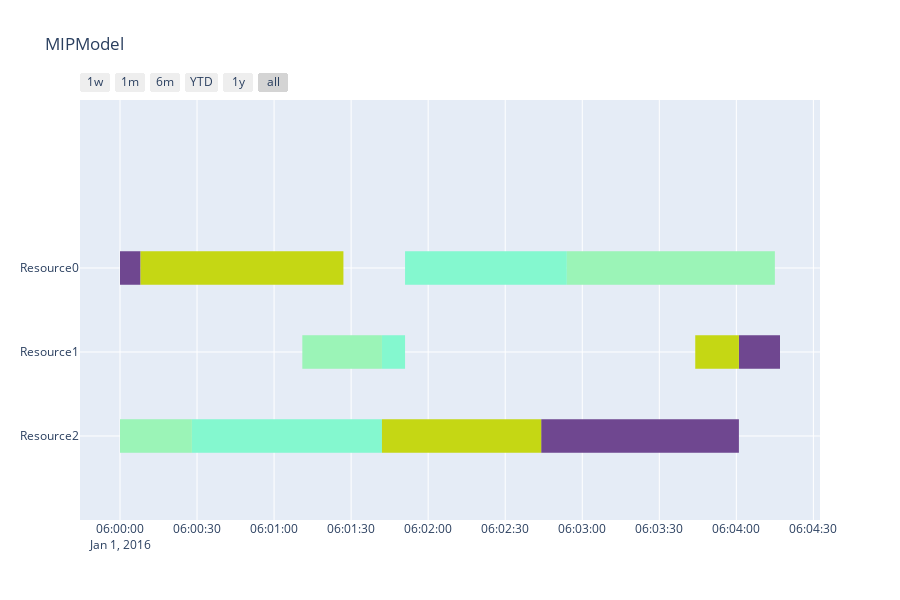

The code cell stored with this chart in its notebook:
### Code cell
durations, machines = jobshop_data_gen(4, 3, 5)
mip = MIPModel(durations, machines)
mip.solve()
mip.summary()

### Figure 1 — Plotly figure (JSON) as saved in the notebook; plotly's stock layout.template omitted (floating-point values rounded to 4 significant figures)
{"data": [{"fill": "toself", "fillcolor": "rgb(111, 71, 144)", "hoverinfo": "name", "legendgroup": "rgb(111, 71, 144)", "mode": "none", "name": "Job3", "type": "scatter", "x": ["2016-01-01 6:00:00", "2016-01-01 6:00:08", "2016-01-01 6:00:08", "2016-01-01 6:00:00", "2016-01-01 6:00:00", "2016-01-01 6:04:01", "2016-01-01 6:04:17", "2016-01-01 6:04:17", "2016-01-01 6:04:01", "2016-01-01 6:04:01", "2016-01-01 6:02:44", "2016-01-01 6:04:01", "2016-01-01 6:04:01", "2016-01-01 6:02:44"], "y": [1.8, 1.8, 2.2, 2.2, null, 0.8, 0.8, 1.2, 1.2, null, -0.2, -0.2, 0.2, 0.2]}, {"fill": "toself", "fillcolor": "rgb(132, 248, 207)", "hoverinfo": "name", "legendgroup": "rgb(132, 248, 207)", "mode": "none", "name": "Job1", "type": "scatter", "x": ["2016-01-01 6:01:51", "2016-01-01 6:02:54", "2016-01-01 6:02:54", "2016-01-01 6:01:51", "2016-01-01 6:01:51", "2016-01-01 6:01:42", "2016-01-01 6:01:51", "2016-01-01 6:01:51", "2016-01-01 6:01:42", "2016-01-01 6:01:42", "2016-01-01 6:00:28", "2016-01-01 6:01:42", "2016-01-01 6:01:42", "2016-01-01 6:00:28"], "y": [1.8, 1.8, 2.2, 2.2, null, 0.8, 0.8, 1.2, 1.2, null, -0.2, -0.2, 0.2, 0.2]}, {"fill": "toself", "fillcolor": "rgb(155, 244, 183)", "hoverinfo": "name", "legendgroup": "rgb(155, 244, 183)", "mode": "none", "name": "Job2", "type": "scatter", "x": ["2016-01-01 6:02:54", "2016-01-01 6:04:15", "2016-01-01 6:04:15", "2016-01-01 6:02:54", "2016-01-01 6:02:54", "2016-01-01 6:01:11", "2016-01-01 6:01:42", "2016-01-01 6:01:42", "2016-01-01 6:01:11", "2016-01-01 6:01:11", "2016-01-01 6:00:00", "2016-01-01 6:00:28", "2016-01-01 6:00:28", "2016-01-01 6:00:00"], "y": [1.8, 1.8, 2.2, 2.2, null, 0.8, 0.8, 1.2, 1.2, null, -0.2, -0.2, 0.2, 0.2]}, {"fill": "toself", "fillcolor": "rgb(197, 215, 20)", "hoverinfo": "name", "legendgroup": "rgb(197, 215, 20)", "mode": "none", "name": "Job0", "type": "scatter", "x": ["2016-01-01 6:00:08", "2016-01-01 6:01:27", "2016-01-01 6:01:27", "2016-01-01 6:00:08", "2016-01-01 6:00:08", "2016-01-01 6:03:44", "2016-01-01 6:04:01", "2016-01-01 6:04:01", "2016-01-01 6:03:44", "2016-01-01 6:03:44", "2016-01-01 6:01:42", "2016-01-01 6:02:44", "2016-01-01 6:02:44", "2016-01-01 6:01:42"], "y": [1.8, 1.8, 2.2, 2.2, null, 0.8, 0.8, 1.2, 1.2, null, -0.2, -0.2, 0.2, 0.2]}, {"legendgroup": "rgb(111, 71, 144)", "marker": {"color": "rgb(111, 71, 144)", "opacity": 0, "size": 1}, "mode": "markers", "name": "", "showlegend": false, "text": [null, null, null, null, null, null], "type": "scatter", "x": ["2016-01-01 6:00:00", "2016-01-01 6:00:08", "2016-01-01 6:04:01", "2016-01-01 6:04:17", "2016-01-01 6:02:44", "2016-01-01 6:04:01"], "y": [2, 2, 1, 1, 0, 0]}, {"legendgroup": "rgb(132, 248, 207)", "marker": {"color": "rgb(132, 248, 207)", "opacity": 0, "size": 1}, "mode": "markers", "name": "", "showlegend": false, "text": [null, null, null, null, null, null], "type": "scatter", "x": ["2016-01-01 6:01:51", "2016-01-01 6:02:54", "2016-01-01 6:01:42", "2016-01-01 6:01:51", "2016-01-01 6:00:28", "2016-01-01 6:01:42"], "y": [2, 2, 1, 1, 0, 0]}, {"legendgroup": "rgb(155, 244, 183)", "marker": {"color": "rgb(155, 244, 183)", "opacity": 0, "size": 1}, "mode": "markers", "name": "", "showlegend": false, "text": [null, null, null, null, null, null], "type": "scatter", "x": ["2016-01-01 6:02:54", "2016-01-01 6:04:15", "2016-01-01 6:01:11", "2016-01-01 6:01:42", "2016-01-01 6:00:00", "2016-01-01 6:00:28"], "y": [2, 2, 1, 1, 0, 0]}, {"legendgroup": "rgb(197, 215, 20)", "marker": {"color": "rgb(197, 215, 20)", "opacity": 0, "size": 1}, "mode": "markers", "name": "", "showlegend": false, "text": [null, null, null, null, null, null], "type": "scatter", "x": ["2016-01-01 6:00:08", "2016-01-01 6:01:27", "2016-01-01 6:03:44", "2016-01-01 6:04:01", "2016-01-01 6:01:42", "2016-01-01 6:02:44"], "y": [2, 2, 1, 1, 0, 0]}], "layout": {"height": 600, "hovermode": "closest", "showlegend": false, "title": {"text": "MIPModel"}, "xaxis": {"rangeselector": {"buttons": [{"count": 7, "label": "1w", "step": "day", "stepmode": "backward"}, {"count": 1, "label": "1m", "step": "month", "stepmode": "backward"}, {"count": 6, "label": "6m", "step": "month", "stepmode": "backward"}, {"count": 1, "label": "YTD", "step": "year", "stepmode": "todate"}, {"count": 1, "label": "1y", "step": "year", "stepmode": "backward"}, {"step": "all"}]}, "showgrid": true, "type": "date", "zeroline": false}, "yaxis": {"autorange": false, "range": [-1, 4], "showgrid": true, "ticktext": ["Resource2", "Resource1", "Resource0"], "tickvals": [0, 1, 2], "zeroline": false}}}
